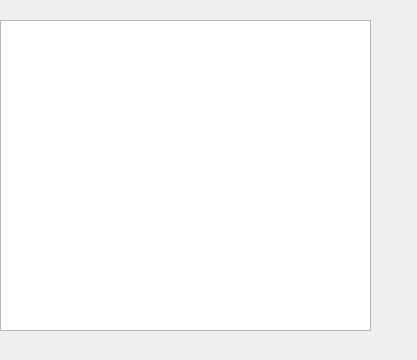
<?xml version="1.0" encoding="UTF-8"?>
<ui version="4.0">
 <class>UnfinishedGames</class>
 <widget class="QWidget" name="UnfinishedGames">
  <property name="geometry">
   <rect>
    <x>0</x>
    <y>0</y>
    <width>417</width>
    <height>360</height>
   </rect>
  </property>
  <property name="windowTitle">
   <string>Form</string>
  </property>
  <widget class="QTableView" name="tableView">
   <property name="geometry">
    <rect>
     <x>0</x>
     <y>20</y>
     <width>371</width>
     <height>311</height>
    </rect>
   </property>
  </widget>
 </widget>
 <resources/>
 <connections/>
</ui>
